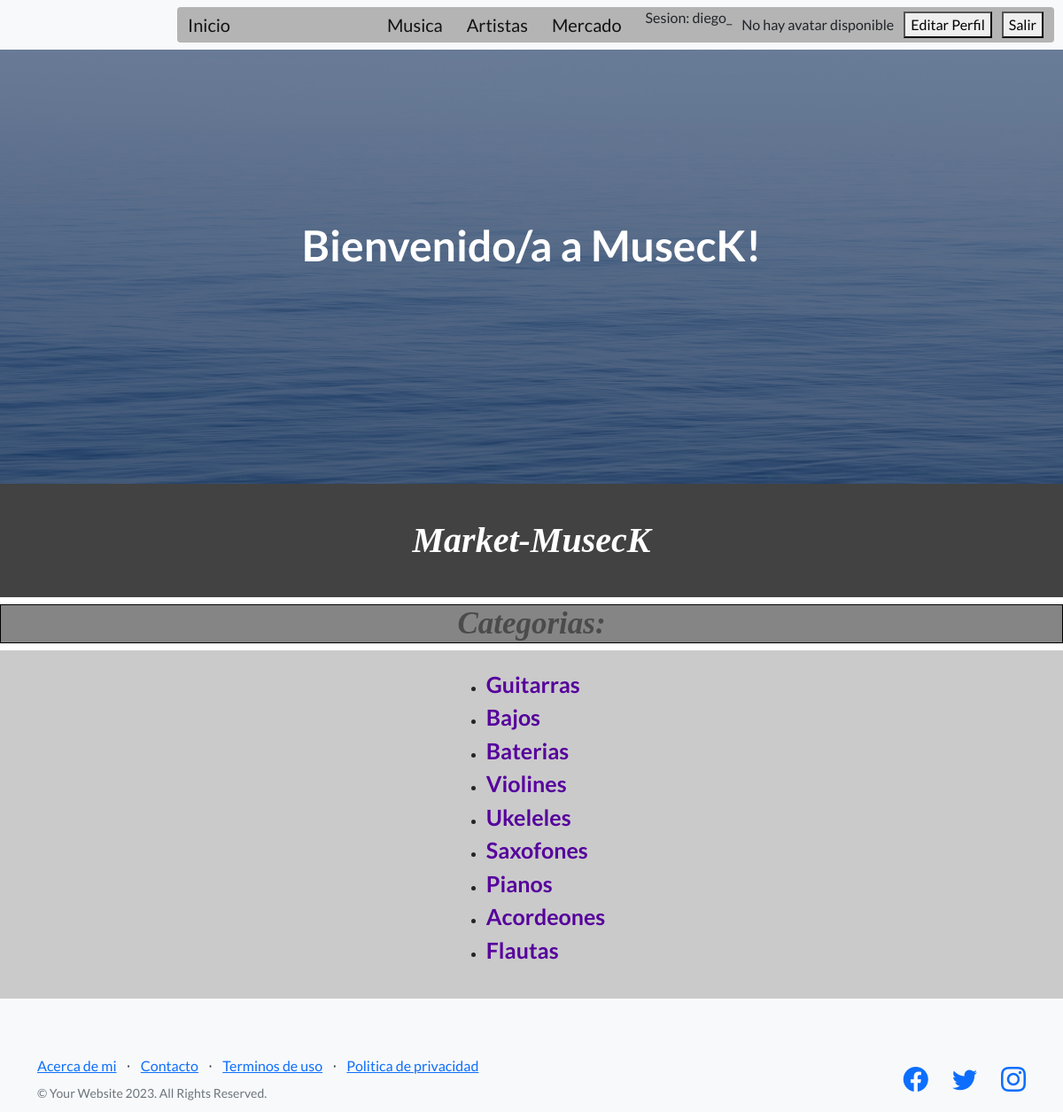
/app-include/lista-categorias/ (signed in), run on the app's committed database.
### AppPrueba/models.py (models this page shows, shortened)
class CategoriaInstrumentos (models.Model):
    nombre = models.CharField(max_length=50)

### AppPrueba/views.py (the view)
# urls.py: path("lista-categorias/", ListaCategoria.as_view(), name = "Categorias"),
class ListaCategoria(LoginRequiredMixin, ListView):
    model = CategoriaInstrumentos
    template_name = "lista-categorias.html"
    context_object_name = "categorias"

### AppPrueba/templates/lista-categorias.html
{% extends "padre.html" %}
{% block contenido_variable %}
    <h1 id="mi-h1">
        Market-MusecK
    </h1>
    <h2 id="mi_h2">
        Categorias:
    </h2>
    <div id="contenedor-general">
        <ul class="ul-categorias">
            {% for categoria in categorias %}
            <li>
                <a id="generos-links" href="{% url 'DetalleCategoria' pk=categoria.id %}">{{categoria.nombre}}</a>
            </li>
            {% endfor %}
        </ul>
    </div>
{% endblock contenido_variable%}

### AppPrueba/templates/navbar.html
<nav class="navbar navbar-light bg-light static-top" id="navbar">
    <div class="container" id="mi_container">
        <div class="cont-inicio">
            <a class="navbar-brand" href="{% url 'Inicio' %}">Inicio</a>
        </div>
        <a class="navbar-brand" href="{% url 'ListaGeneros' %}">Musica</a>
        <a class="navbar-brand" href="{% url 'Artistas' %}">Artistas</a>
        <a class="navbar-brand" href="{% url 'Categorias' %}">Mercado</a>
        {% if user.is_authenticated %}
            <p>
                Sesion: {{user.username}}
            </p>
            {% if avatar %}
                <img src="{{url }}" alt="Avatar de {{ usuario.username }}">
            {% else %}
                <span>No hay avatar disponible</span>
            {% endif %}
            <a href="{% url 'EditarPerfil' %}">
                <button type="submit">Editar Perfil</button>
            </a>
            <form action="{% url 'LogoutUser' %}" method="post"> {% csrf_token %}
                <button type="submit">Salir</button>
            </form>
        {%else%}
            <div class="cont-login-register">
                <a class="btn btn-primary" href="{% url 'Registro' %}">Registrarse</a>
                <a class="btn btn-primary" href="{% url 'IniciarSesion' %}">Iniciar sesion</a>
            </div>
        {% endif %}
    </div>
</nav>

### AppPrueba/static/css/mi_estilo.css (style rules this page uses)
.cont-inicio { margin-right: 150px; }
#navbar { background: rgb(173, 137, 137); }
#mi_container { background: rgb(180, 180, 180); margin: 0 10px 0 200px; display: flex; flex-flow: row; border-radius: 4px; }
#mi-h1 { font-style: italic; font-family: 'Times New Roman', Times, serif; color: rgb(255, 255, 255); padding: 40px; background-color: rgb(66, 66, 66); display: flex; flex-flow: row; justify-content: center; }
#contenedor-general { background: rgb(202, 202, 202); display: flex; flex-wrap: row wrap; justify-content: space-evenly; padding: 20px; }
#generos-links { font-size: 25px; font-weight: 600; color: rgb(86, 0, 156); text-decoration: none; }
#mi_h2 { width: 100%; height: 100%; font-size: 35px; font-family: 'Times New Roman', Times, serif; font-style: italic; color: rgb(75, 75, 75); border: solid 1px black; background: rgb(133, 133, 133); display: flex; flex-direction: row; justify-content: center; }

### data on the page
CategoriaInstrumentos: nombre "Guitarras"
CategoriaInstrumentos: nombre "Bajos"
CategoriaInstrumentos: nombre "Baterias"
CategoriaInstrumentos: nombre "Violines"
CategoriaInstrumentos: nombre "Ukeleles"
CategoriaInstrumentos: nombre "Saxofones"
CategoriaInstrumentos: nombre "Pianos"
CategoriaInstrumentos: nombre "Acordeones"
CategoriaInstrumentos: nombre "Flautas"

### other printed values
{{ user.username }} "diego_"
